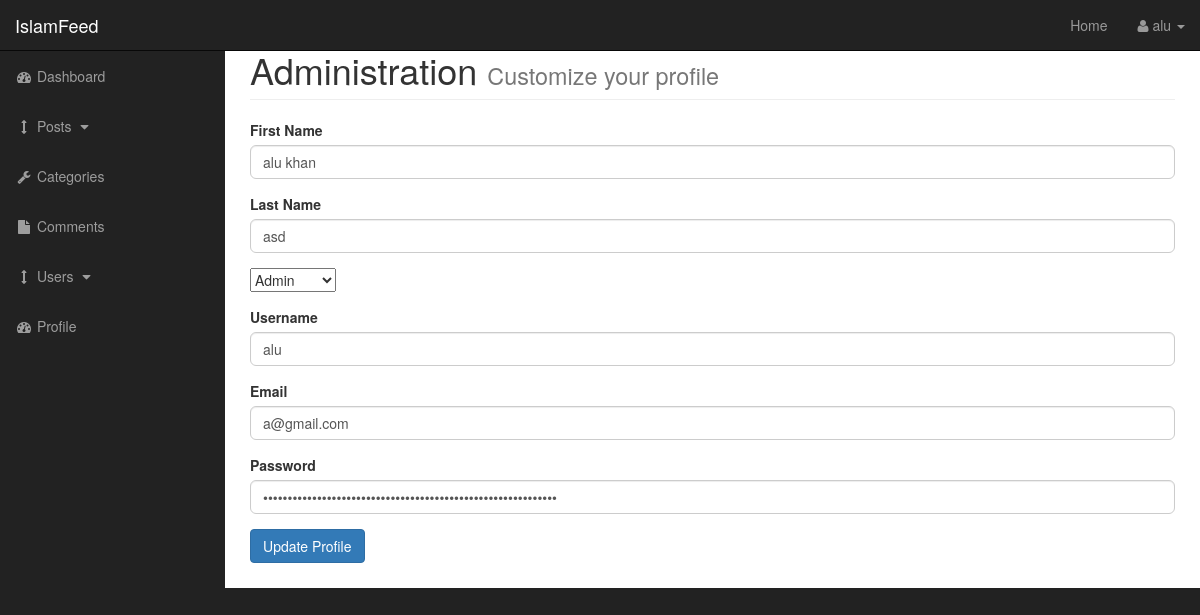
Page /admin/profile.php (signed in) on the committed database.
### tables this page shows
CREATE TABLE `users` (
  `user_id` int(3) NOT NULL AUTO_INCREMENT,
  `username` varchar(255) NOT NULL,
  `user_password` varchar(255) NOT NULL,
  `user_firstname` varchar(255) NOT NULL,
  `user_lastname` varchar(255) NOT NULL,
  `user_email` varchar(255) NOT NULL,
  `user_image` text NOT NULL,
  `user_role` varchar(255) NOT NULL,
  `randSalt` varchar(255) NOT NULL DEFAULT '$2y$10$iuyhgvcfrtyhgbvfukoinv',
  PRIMARY KEY (`user_id`)
);

### admin/profile.php (the view, shortened to what this page needs)
<?php include"includes/admin_header.php";?>
<?php
    if(isset($_SESSION['username'])){
        $username = $_SESSION['username'];
        $query = "SELECT * FROM users WHERE username = '{$username}'";
        $profile_query = mysqli_query($connection, $query);
        while($row = mysqli_fetch_array($profile_query)){
            $username = $row['username'];
            $user_password = $row['user_password'];
            $user_firstname = $row['user_firstname'];
            $user_lastname = $row['user_lastname'];
            $user_email = $row['user_email'];
            $user_role = $row['user_role'];
        }
    }
?>
<body>
    <div id="wrapper">
        <?php include "includes/admin_navigation.php"; ?>
        <div id="page-wrapper">
            <div class="container-fluid">
                <div class="row">
                    <div class="col-lg-12">
                        <h1 class="page-header">
                            Administration
                            <small>Customize your profile</small>
                        </h1>
                    <form action="" method="post" enctype="multipart/form-data">
                    <div class="form-group">
                        <label for="user_fname">First Name</label>
                        <input type="text" value="<?php echo $user_firstname?>" class="form-control" name="user_fname">
                    </div>
                    <div class="form-group">
                        <label for="user_lname">Last Name</label>
                        <input type="text" value="<?php echo $user_lastname?>" class="form-control" name="user_lname">
                    </div>
                    <div class="form-group">
                        <select name="user_role" id="">
                            <option value=""><?php echo $user_role; ?></option>
                        </select>
                    </div>
                    <div class="form-group">
                        <label for="username">Username</label>
                        <input type="text" value="<?php echo $username?>" class="form-control" name="username">
                    </div>
                    <div class="form-group">
                        <label for="user_email">Email</label>
                        <input type="email" value="<?php echo $user_email?>" class="form-control" name="user_email">
                    </div>
                    <div class="form-group">
                        <label for="user_passowrd">Password</label>
                        <input type="password" value="<?php echo $user_password?>" class="form-control" name="user_password">
                    </div>
                    <div class="form-group">
                        <input class="btn btn-primary" type="submit" name="edit_user" value="Update Profile">
                    </div>
                    </form>
                    </div>
                </div>
            </div>
        </div>
    </div>
<?php include "includes/admin_footer.php";?>

### admin/css/sb-admin.css (style rules this page uses)
body { margin-top: 100px; background-color: #222; }
@media (min-width:768px) { body { margin-top: 50px; } }
#wrapper { padding-left: 0; }
#page-wrapper { width: 100%; padding: 0; background-color: #fff; }
@media (min-width:768px) { #wrapper { padding-left: 225px; } }
@media (min-width:768px) { #page-wrapper { padding: 10px; } }

### css/main.css (style rules this page uses)
body { margin: 0; padding: 0; }
html { scroll-behavior: smooth; }
.form-control { border-radius: 6px !important; -webkit-border-radius: 6px !important; -moz-border-radius: 6px !important; -ms-border-radius: 6px !important; -o-border-radius: 6px !important; }

### rows in the picture
users: user_fname "alu khan", user_lname "asd", user_role "Admin", username "alu", user_email "a@gmail.com"

### other values in the picture
$_SESSION['username'] "alu"
